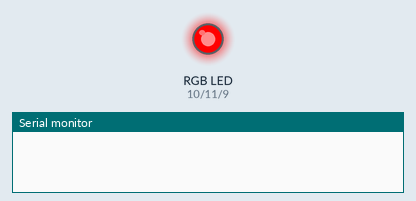
This sketch was run on a simulated Arduino Uno, built with avr-gcc and run on an emulated ATmega328P. Parts: an RGB LED mixed from three pins (HIGH = lit), the last lines printed to the serial monitor. Dim RGB values are drawn brighter than linear.

Above: at 0.05 s.
At 9.98 s:
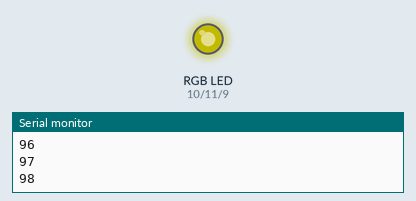
At 14.7 s:
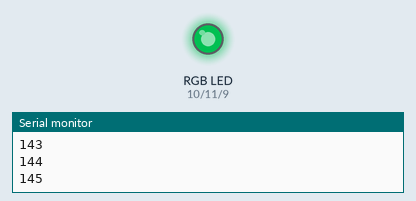
At 19.93 s:
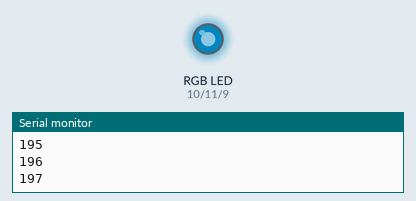
At 29.87 s:
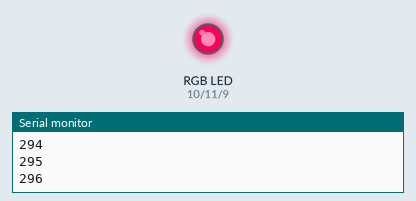
At 39.93 s:
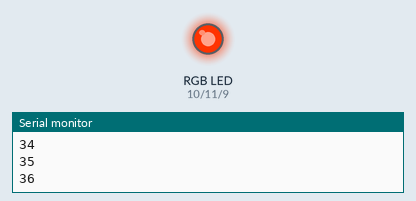
Timing chart, 0 to 40.0 s (numbered marks = the images above):
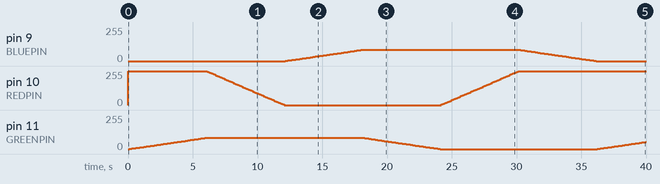

The sketch:

colorWheelLED.ino
```cpp
/*
 * Color Wheel LED
 *
 * Loops a RGB LED attached to pins 9,10,11 through
 * all the "exterior" colors of a Color Wheel
 *
 * The RGB LED uses a 3 component (red green blue) model which adds light colors to produce
 * a composite color. But the RGB does not make easy to loop through a more
 * "natural" sequence of colors. The HSV (hue saturation value) model uses a color cylinder
 * in which each color is a point inside the cylinder.
 * The hue is represented by the angle at which the point is, the saturation represents
 * the length (how close to the center the point is) and the value represent the height at
 * which the point is.
 *
 * By cycling the hue value from 0 to 360 degrees, and keeping the saturation and value at 1
 * we can represent all the brightest colors of the wheel, in a nice natural sequence.
 *
 * The algorithm to convert a HSV value to a RGB value is taken from Chris Hulbert's blog (splinter)
 *
 * Created 1 January 2011
 * By Eduardo A. Flores Verduzco
 * http://eduardofv.com
 *
 * References:
 * http://en.wikipedia.org/wiki/HSL_and_HSV
 * http://en.wikipedia.org/wiki/Color_wheel
 * http://splinter.com.au/blog/?p=29
 *
 *
 */
#define REDPIN 10
#define GREENPIN 11
#define BLUEPIN 9

void setup() {
  //Set the pins to analog output
  pinMode(REDPIN, OUTPUT);
  pinMode(GREENPIN,OUTPUT);
  pinMode(BLUEPIN, OUTPUT);
  Serial.begin(9600);
}

void loop() {
  //The Hue value will vary from 0 to 360, which represents degrees in the color wheel
  for(int hue=0;hue<360;hue++)
  {
    setLedColorHSV(hue,1,1); //We are using Saturation and Value constant at 1
    delay(100); //each color will be shown for 10 milliseconds
    Serial.println(hue);
  }
}

//Convert a given HSV (Hue Saturation Value) to RGB(Red Green Blue) and set the led to the color
//  h is hue value, integer between 0 and 360
//  s is saturation value, double between 0 and 1
//  v is value, double between 0 and 1
//http://splinter.com.au/blog/?p=29
void setLedColorHSV(int h, double s, double v) {
  //this is the algorithm to convert from RGB to HSV
  double r=0;
  double g=0;
  double b=0;

  double hf=h/60.0;

  int i=(int)floor(h/60.0);
  double f = h/60.0 - i;
  double pv = v * (1 - s);
  double qv = v * (1 - s*f);
  double tv = v * (1 - s * (1 - f));

  switch (i)
  {
  case 0: //rojo dominante
    r = v;
    g = tv;
    b = pv;
    break;
  case 1: //verde
    r = qv;
    g = v;
    b = pv;
    break;
  case 2:
    r = pv;
    g = v;
    b = tv;
    break;
  case 3: //azul
    r = pv;
    g = qv;
    b = v;
    break;
  case 4:
    r = tv;
    g = pv;
    b = v;
    break;
  case 5: //rojo
    r = v;
    g = pv;
    b = qv;
    break;
  }

  //set each component to a integer value between 0 and 255
  int red=constrain((int)255*r,0,255);
  int green=constrain((int)255*g,0,255);
  int blue=constrain((int)255*b,0,255);

  setLedColor(red,green,blue);
}

//Sets the current color for the RGB LED
void setLedColor(int red, int green, int blue) {
  //Note that we are reducing 1/4 the intensity for the green and blue components because
  //  the red one is too dim on my LED. You may want to adjust that.
  analogWrite(REDPIN,red); //Red pin attached to 9
  analogWrite(GREENPIN,green/3); //Red pin attached to 9
  analogWrite(BLUEPIN,blue/3); //Red pin attached to 9
}
```

Measured:
- by itself, pin 9 (BLUEPIN): rises from 0/255 to 85/255 in 5.9 s, then falls to 0/255 in 18.1 s
- by itself, pin 11 (GREENPIN): 0/255 → 1/255 at 0.10 s, → 2/255 0.10 s later, → 4/255 0.10 s later, → 5/255 0.10 s later, … (158 changes in this stretch)
- by itself, pin 10 (REDPIN): 0/255 → 255/255 at 0.00 s, → 250/255 6.1 s later, → 246/255 0.10 s later, → 242/255 0.10 s later, … (121 changes in this stretch)
